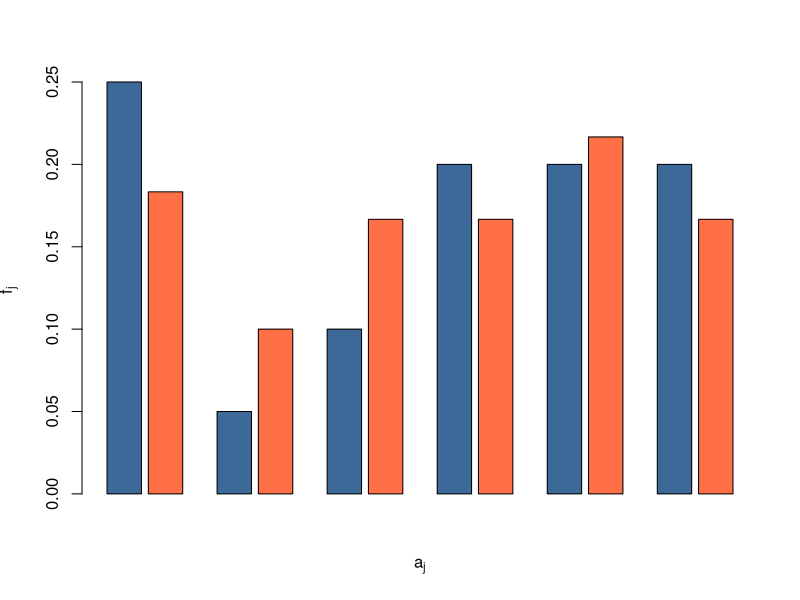
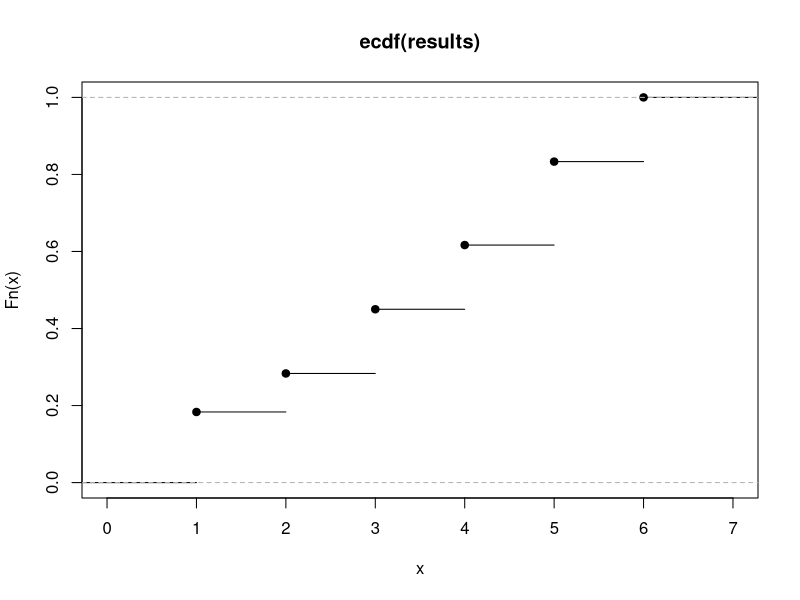

Recreate these plots in R, in order.
n <- 60
k <- 20

# Generating reproducible random numbers:
# set.seed(42)

results <- sample(1:6, n, replace = TRUE)
# sample.int(6, n, replace = TRUE)
results.part <- results[1:k]

print(results)
print(sort(results))

absfreqs <- table(factor(results, levels = 1:6))
# absfreqs <- table(results)
print(absfreqs)

relfreqs <- absfreqs / n
relfreqs.part <- table(factor(results.part, levels = 1:6)) / k
print(relfreqs)

freqmat <- t(matrix(as.vector(c(relfreqs.part, relfreqs)), nrow=6, ncol=2))

barplot(freqmat, beside=TRUE, space=c(0.2,1), col=c("#3D6999","#FF7046"),
        xlab=expression(a[j]), ylab=expression(f[j]))

# Optional: cumulative frequencies

cumabsfreqs <- cumsum(absfreqs)
print(cumabsfreqs)

cumrelfreqs <- cumabsfreqs / n
print(cumrelfreqs)

plot(ecdf(results))
# plot(cumrelfreqs, ylim=c(0, 1), pch=19, xlab=expression(a[j]), ylab=expression(F[j]))
